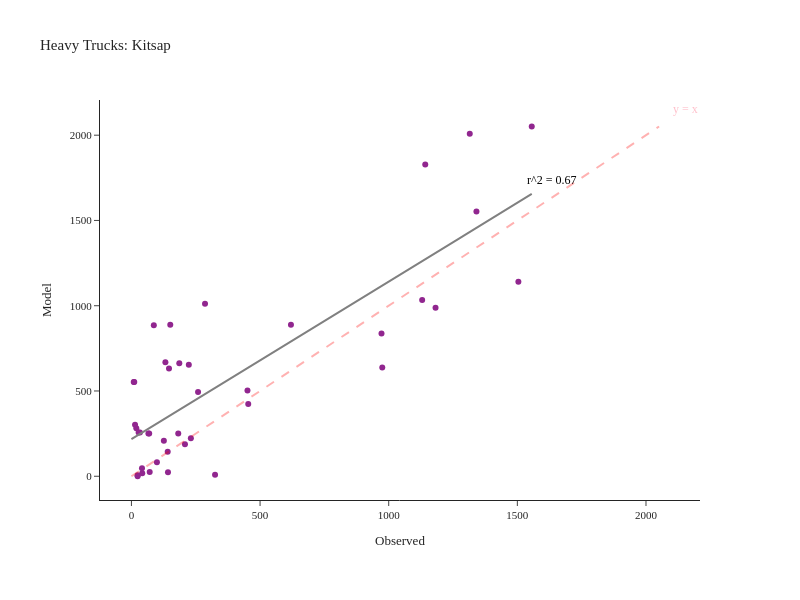

This figure's notebook cell:
### Code cell
fig = create_truck_chart(df_daily_heavy, 'Heavy', 'Kitsap')
fig.show()

### Figure 1 — Plotly figure (JSON) as saved in the notebook; plotly's stock layout.template omitted (floating-point values rounded to 4 significant figures)
{"data": [{"customdata": [["SR-16  N/O SR-302 NB/SB", "Kitsap"], ["SR-16 N/O SR-160 NB/SB", "Kitsap"], ["SR-16 N/O Tremont NB/SB", "Kitsap"], ["SR-16 S/O SR-3 NB", "Kitsap"], ["SR-104 @ Hood Canal Bridge WB/EB", "Kitsap"], ["SR-104 E/O Hood Canal Bridge WB/EB", "Kitsap"], ["SR-104 N/O Pt Gamble Rd WB/EB", "Kitsap"], ["SR-104 E/O SR-307 WB/EB", "Kitsap"], ["SR-104 E/O Hansville WB/EB", "Kitsap"], ["SR-160 @ SR-16 WB/EB", "Kitsap"], ["SR-160 E/O Long Lake Rd WB/EB", "Kitsap"], ["SR-160 W/O Banner WB/EB", "Kitsap"], ["SR-160 E/O Peterson WB/EB", "Kitsap"], ["SR-160 S/O Southworth Dr WB/EB", "Kitsap"], ["SR-3 E/O Sunset Way NB/SB", "Kitsap"], ["SR-3 N/O SR-305 NB/SB", "Kitsap"], ["SR-3 S/O Newberry Hill Rd NB/SB", "Kitsap"], ["SR-3 @ SR-304 NB/SB", "Kitsap"], ["SR-3 NE of SR-16 NB/SB", "Kitsap"], ["SR-3 W/O Lake Flora Rd NB/SB", "Kitsap"], ["SR-303 E/O SR-3 NB/SB", "Kitsap"], ["SR-303 N/O 11th St NB/SB", "Kitsap"], ["SR-303 N/O SR-304 NB/SB", "Kitsap"], ["SR-304 E/O SR-3 WB/EB", "Kitsap"], ["SR-304 W/O Naval WB/EB", "Kitsap"], ["SR-305 W/O SR-307 WB/EB", "Kitsap"], ["SR-305 W/O Suquamish Way WB/EB", "Kitsap"], ["SR-305 N/O Day Rd WB/EB", "Kitsap"], ["SR-305 N/O High School Rd WB/EB", "Kitsap"], ["SR-305 S/O Winslow Way WB/EB", "Kitsap"], ["SR-305 @ Ferry Ramp WB/EB", "Kitsap"], ["SR-307 W/O SR-104 NB/SB", "Kitsap"], ["SR-307 N/O Gunderson NB/SB", "Kitsap"], ["SR-307 S/O Gunderson NB/SB", "Kitsap"], ["SR-307 N/O SR-305 NB/SB", "Kitsap"], ["SR-308 @ SR-3 WB/EB", "Kitsap"], ["SR-308 E/O SR-3 WB/EB", "Kitsap"], ["SR-308 E/O Silverdale Way WB/EB", "Kitsap"], ["SR-308 W/O Brownsville Hwy WB/EB", "Kitsap"], ["SR-310 @ SR-3 WB/EB", "Kitsap"], ["SR-310 W/O Callow WB/EB", "Kitsap"]], "hovertemplate": "Observed=%{x}<br>Model=%{y}<br>location=%{customdata[0]}<br>County=%{customdata[1]}<extra></extra>", "legendgroup": "", "line": {"color": "Grey", "width": 2}, "marker": {"color": "#91268F", "symbol": "circle"}, "mode": "markers", "name": "", "orientation": "v", "showlegend": false, "type": "scatter", "x": [1504, 1182, 1315, 1130, 620, 69, 66, 151, 87, 126, 33, 28, 19, 14, 975, 972, 1341, 1142, 1556, 325, 182, 208, 99, 231, 141, 286, 454, 451, 259, 11, 9, 223, 186, 146, 132, 42, 41, 71, 24, 142, 24], "xaxis": "x", "y": [1141, 988, 2008, 1033, 889, 251, 251, 888, 885, 208, 257, 257, 281, 302, 638, 837, 1553, 1828, 2051, 9, 250, 188, 82, 223, 143, 1012, 424, 503, 494, 552, 552, 654, 663, 632, 669, 18, 47, 25, 0, 24, 6], "yaxis": "y"}, {"hovertemplate": "Observed=%{x}<br>Model=%{y}<extra></extra>", "legendgroup": "", "line": {"color": "Grey", "dash": "solid", "width": 2}, "marker": {"symbol": "circle"}, "mode": "lines", "name": "", "orientation": "v", "showlegend": false, "type": "scatter", "x": [0.0, 15.72, 31.43, 47.15, 62.87, 78.59, 94.3, 110.0, 125.7, 141.5, 157.2, 172.9, 188.6, 204.3, 220.0, 235.8, 251.5, 267.2, 282.9, 298.6, 314.3, 330.1, 345.8, 361.5, 377.2, 392.9, 408.6, 424.4, 440.1, 455.8, 471.5, 487.2, 502.9, 518.7, 534.4, 550.1, 565.8, 581.5, 597.3, 613.0, 628.7, 644.4, 660.1, 675.8, 691.6, 707.3, 723.0, 738.7, 754.4, 770.1, 785.9, 801.6, 817.3, 833.0, 848.7, 864.4, 880.2, 895.9, 911.6, 927.3, 943.0, 958.7, 974.5, 990.2, 1006.0, 1022.0, 1037.0, 1053.0, 1069.0, 1084.0, 1100.0, 1116.0, 1132.0, 1147.0, 1163.0, 1179.0, 1195.0, 1210.0, 1226.0, 1242.0, 1257.0, 1273.0, 1289.0, 1305.0, 1320.0, 1336.0, 1352.0, 1367.0, 1383.0, 1399.0, 1415.0, 1430.0, 1446.0, 1462.0, 1477.0, 1493.0, 1509.0, 1525.0, 1540.0, 1556.0], "xaxis": "x", "y": [217.4, 231.9, 246.5, 261.0, 275.5, 290.0, 304.6, 319.1, 333.6, 348.1, 362.7, 377.2, 391.7, 406.2, 420.8, 435.3, 449.8, 464.3, 478.9, 493.4, 507.9, 522.4, 537.0, 551.5, 566.0, 580.5, 595.1, 609.6, 624.1, 638.6, 653.2, 667.7, 682.2, 696.7, 711.3, 725.8, 740.3, 754.8, 769.4, 783.9, 798.4, 812.9, 827.5, 842.0, 856.5, 871.0, 885.6, 900.1, 914.6, 929.1, 943.7, 958.2, 972.7, 987.2, 1002.0, 1016.0, 1031.0, 1045.0, 1060.0, 1074.0, 1089.0, 1103.0, 1118.0, 1132.0, 1147.0, 1162.0, 1176.0, 1191.0, 1205.0, 1220.0, 1234.0, 1249.0, 1263.0, 1278.0, 1292.0, 1307.0, 1321.0, 1336.0, 1350.0, 1365.0, 1379.0, 1394.0, 1408.0, 1423.0, 1438.0, 1452.0, 1467.0, 1481.0, 1496.0, 1510.0, 1525.0, 1539.0, 1554.0, 1568.0, 1583.0, 1597.0, 1612.0, 1626.0, 1641.0, 1655.0], "yaxis": "y"}], "layout": {"annotations": [{"align": "right", "font": {"color": "pink", "size": 12}, "showarrow": false, "text": "y = x", "x": 2154.0, "y": 2154.0}, {"align": "right", "font": {"color": "black", "size": 12}, "showarrow": false, "text": "r^2 = 0.67", "x": 1634.0, "y": 1738.0}], "height": 600, "legend": {"tracegroupgap": 0}, "margin": {"b": 100, "l": 100, "r": 100, "t": 100}, "shapes": [{"line": {"color": "Red", "dash": "dash", "width": 2}, "type": "line", "x0": 0, "x1": 2051, "y0": 0, "y1": 2051}], "title": {"text": "Heavy Trucks: Kitsap"}, "width": 800, "xaxis": {"anchor": "y", "domain": [0.0, 1.0], "title": {"text": "Observed"}}, "yaxis": {"anchor": "x", "domain": [0.0, 1.0], "title": {"text": "Model"}}}}
